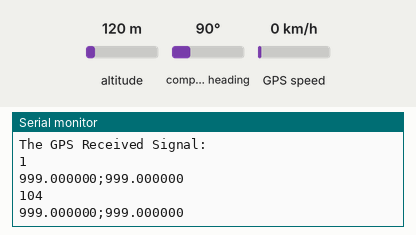
Simulated run of this sketch. Board: Arduino Uno, built with avr-gcc and run on an emulated ATmega328P. On the bench: the last lines printed to the serial monitor. The inputs (shaded band) are chosen by the test bench; at power-on: altitude 120 m, compass heading 90°, GPS speed 0 km/h. The GPS gets a fix after 3 s at 37.7749, -122.4194 with 8 satellites.

Above: at 1.8 s.
1.9 s: altitude set to 20 m
At 2.9 s:
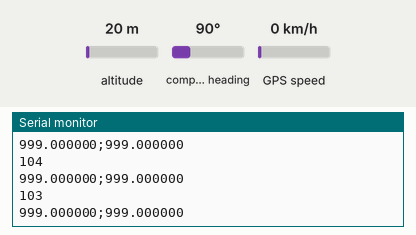
At 4.0 s:
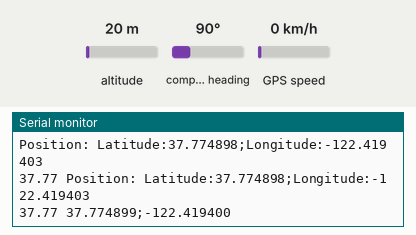
4.6 s: compass heading set to 7°
6.1 s: compass heading set to 180°
7.6 s: GPS speed set to 30 km/h
Timing chart, 0 to 10.6 s (numbered marks = the images above; inputs shaded):
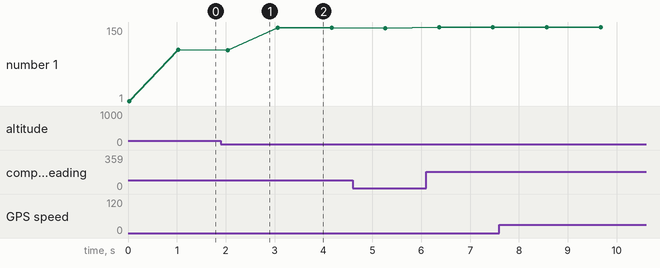

Measured:
- after the input at 1.9 s, the serial monitor: prints a new line after 0.15 s (image 1)
- plotted number 1: 104 → 148 after the input at 1.9 s, 148 → 147 after the input at 4.6 s, 147 → 149 after the input at 6.1 s, 149 → 150 after the input at 7.6 s

The sketch:

gps_example.ino
```cpp
#include <SoftwareSerial.h>
#include <TinyGPS.h>

float lat = 999,lon = 999; // create variable for latitude and longitude object

SoftwareSerial gpsSerial(3, 4);//rx,tx
TinyGPS gps; // create gps object

void setup()
{
    Serial.begin(9600); // connect serial
    Serial.println("The GPS Received Signal:");
    gpsSerial.begin(9600); // connect gps sensor
}

void loop()
{
    Serial.println(gpsSerial.available());

    // check for gps data
    while(gpsSerial.available())
    {
        // encode gps data
        if(gps.encode(gpsSerial.read()))
        {
            // get latitude and longitude
            gps.f_get_position(&lat,&lon);

            // display position
            Serial.print("Position: ");
            Serial.print("Latitude:");
            Serial.print(lat,6);
            Serial.print(";");
            Serial.print("Longitude:");
            Serial.println(lon,6);
            Serial.print(lat);
            Serial.print(" ");
        }
    }

    String latitude = String(lat,6);
    String longitude = String(lon,6);
    Serial.println(latitude+";"+longitude);
    delay(1000);
}
```
